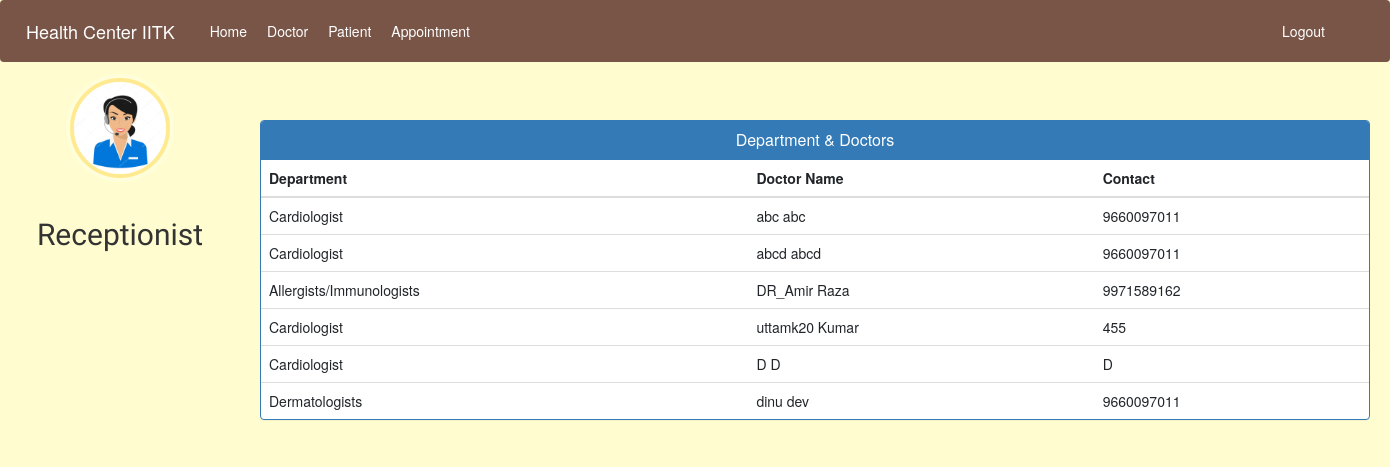
/admin-view-doctor-specialisation (signed in), run on an earlier commit of the app's database.
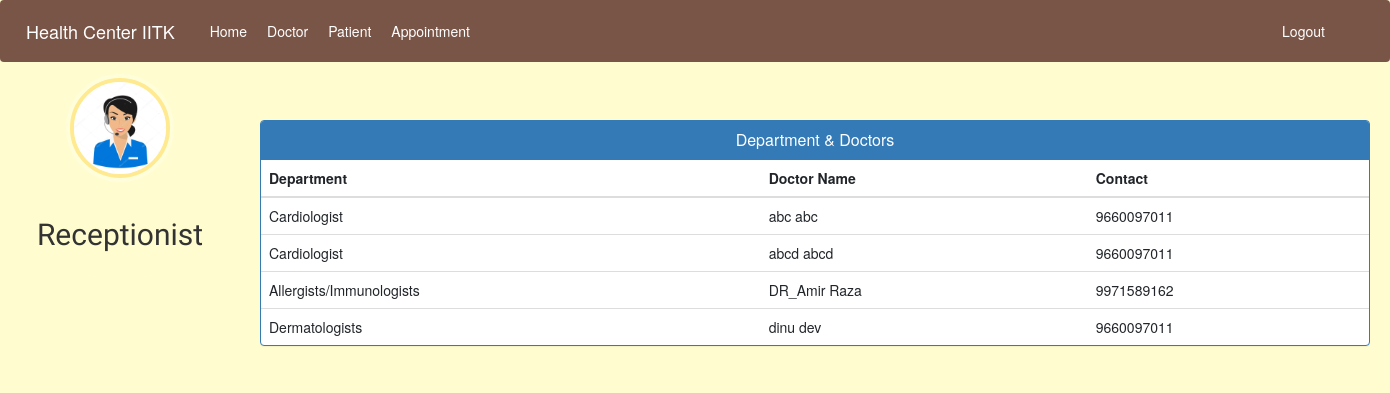
And on a later commit of the database.
### hospital/models.py (models this page shows, shortened)
class Doctor(models.Model):
    user = models.OneToOneField(User, on_delete=models.CASCADE)
    profile_pic = models.ImageField(
        upload_to='profile_pic/DoctorProfilePic/', default='../static/images/error.jpg', null=True, blank=True)
    address = models.CharField(max_length=40)
    mobile = models.CharField(max_length=20, null=True)
    department = models.CharField(
        max_length=50, choices=departments, default='Cardiologist')
    status = models.BooleanField(default=False)
    @property
    def get_name(self):
        return self.user.first_name+" "+self.user.last_name

### hospital/views.py (the view)
# urls.py: path('admin-view-doctor-specialisation', views.admin_view_doctor_specialisation_view,
@login_required(login_url='adminlogin')
@user_passes_test(is_admin)
def admin_view_doctor_specialisation_view(request):
    doctors = models.Doctor.objects.all().filter(status=True)
    return render(request, 'hospital/admin_view_doctor_specialisation.html', {'doctors': doctors})

### hospital/views.py (called while the page is built)
def is_admin(user):
    return user.groups.filter(name='ADMIN').exists()

### templates/hospital/admin_view_doctor_Specialisation.html (shortened to what this page needs)
{% extends 'hospital/admin_base.html' %}
{% block content %}
<head>
  <link href="//netdna.bootstrapcdn.com/bootstrap/3.0.0/css/bootstrap.min.css" rel="stylesheet" id="bootstrap-css">
</head>
<div class="container">
  <br/>
  <br/>
  <br/>
  <br/>
  <div class="panel panel-primary">
    <div class="panel-heading">
      <h6 class="panel-title">Department & Doctors</h6>
    </div>
    <table class="table table-hover" id="dev-table">
      <thead>
        <tr>
          <th>Department</th>
          <th>Doctor Name</th>
          <th>Contact</th>
        </tr>
      </thead>
      {% for d in doctors %}
      <tr>
        <td>{{d.department}}</td>
        <td> {{d.get_name}}</td>
        <td>{{d.mobile}}</td>
      </tr>
      {% endfor %}
    </table>
  </div>
</div>
{% endblock content %}

What changed in the data, as far as the page shows it:
removed Doctor: department "Cardiologist", get_name "uttamk20 Kumar", mobile "455"
removed Doctor: department "Cardiologist", get_name "D D", mobile "D"
